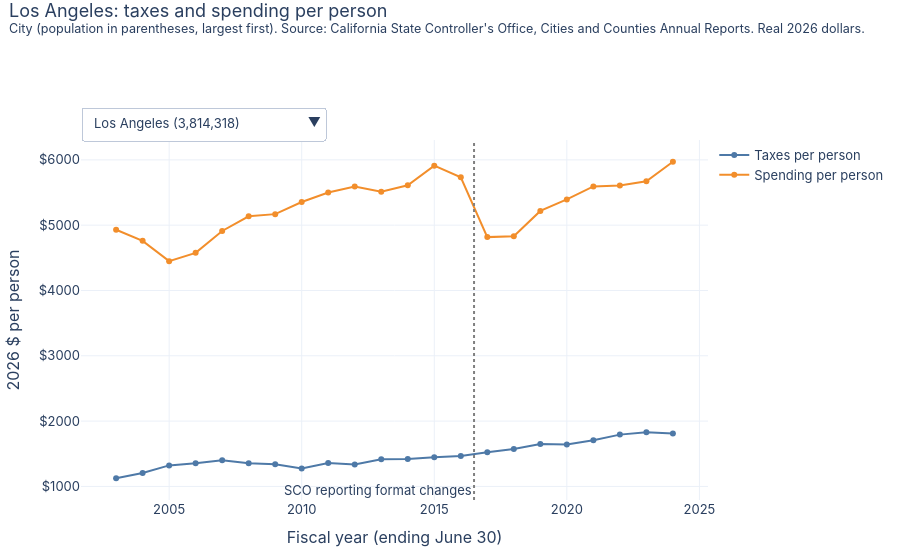

Notebook source saved alongside this figure:
### Markdown cell above
# City and County Explorer
Pick any of California's 482 cities or 57 counties and see taxes and spending per resident over time, then compare cities side by side. Fiscal years 2003-2024, from the State Controller's Office (SCO), in constant dollars.

**How to read it**
- **Taxes** are what the city or county itself levies (property, sales, hotel, utility users, business license, franchise and other taxes). **Spending** is everything it spends, including enterprise services such as water, power, airports and hospitals, which many cities run and others leave to special districts. High spending per person often reflects those services, not higher taxes or waste.
- **Per person** uses the population the government reports to the SCO. San Francisco is both a city and a county and appears here as a city. Population is the SCO's own estimate, not the Census count; two cities' populations are swapped in some SCO years (Mt. Shasta and Mountain View) and are corrected here (`population_repaired` in `data/processed/local_entities.csv`).
- **Incomplete picture:** residents also pay county, school, special-district and state taxes not shown for a city. Counties spend on behalf of everyone in them, including cities' residents.
- The SCO changed its reporting format in FY2016-17, so spending (but much less so taxes) can shift at that year.

### Code cell
import pandas as pd
import plotly.graph_objects as go
import plotly.io as pio
from ca_taxes.io import PROCESSED
from ca_taxes.deflate import add_views, base_fy, LAST_ACTUAL_FY
from ca_taxes.style import stacked_area_toggle, base_layout, PALETTE, SOURCE_NOTE
pio.renderers.default = "plotly_mimetype"
ent = pd.read_csv(PROCESSED / "local_entities.csv")
mac = pd.read_csv(PROCESSED / "macro.csv").set_index("fy")
ent["f"] = ent.fy.map(mac.cpi_factor)
ent["tax_pp"] = ent.tax_k * 1000 * ent.f / ent.population
ent["spend_pp"] = ent.spending_total_k * 1000 * ent.f / ent.population
SCO = "Source: California State Controller's Office, Cities and Counties Annual Reports. Real " + str(base_fy()) + " dollars."

def explorer(kind, default):
    d = ent[ent.kind == kind]
    last = d[d.fy == d.fy.max()].set_index("entity").population
    names = list(last.sort_values(ascending=False).index)  # largest first
    years = sorted(d.fy.unique())
    def series(n, col):
        e = d[d.entity == n].set_index("fy")[col].reindex(years)
        return [None if pd.isna(v) else int(round(v)) for v in e]
    sub = lambda n: f"{kind} (population in parentheses, largest first). {SCO}"
    fig = go.Figure()
    fig.add_trace(go.Scatter(x=years, y=series(default, "tax_pp"), name="Taxes per person", mode="lines+markers", line=dict(color=PALETTE[0]), hovertemplate="$%{y:,.0f}"))
    fig.add_trace(go.Scatter(x=years, y=series(default, "spend_pp"), name="Spending per person", mode="lines+markers", line=dict(color=PALETTE[1]), hovertemplate="$%{y:,.0f}"))
    # buttons swap the two traces' data (one trace pair, not one pair per city) to keep the page small
    buttons = [dict(label=f"{n} ({int(last[n]):,})", method="update",
                    args=[{"y": [series(n, "tax_pp"), series(n, "spend_pp")]},
                          {"title.text": f"{n}: taxes and spending per person<br><sup>{sub(n)}</sup>"}])
               for n in names]
    fig.update_layout(updatemenus=[dict(type="dropdown", buttons=buttons, x=0, y=1.0, xanchor="left", yanchor="bottom",
                                        active=names.index(default), showactive=True)],
                      yaxis_title=f"{base_fy()} $ per person", yaxis_tickprefix="$", xaxis_title="Fiscal year (ending June 30)")
    base_layout(fig, f"{default}: taxes and spending per person", sub(default))
    fig.add_vline(x=2016.5, line_dash="dot", line_color="grey", annotation_text="SCO reporting format changes", annotation_position="bottom left")
    return fig
explorer("City", "Los Angeles").show()
